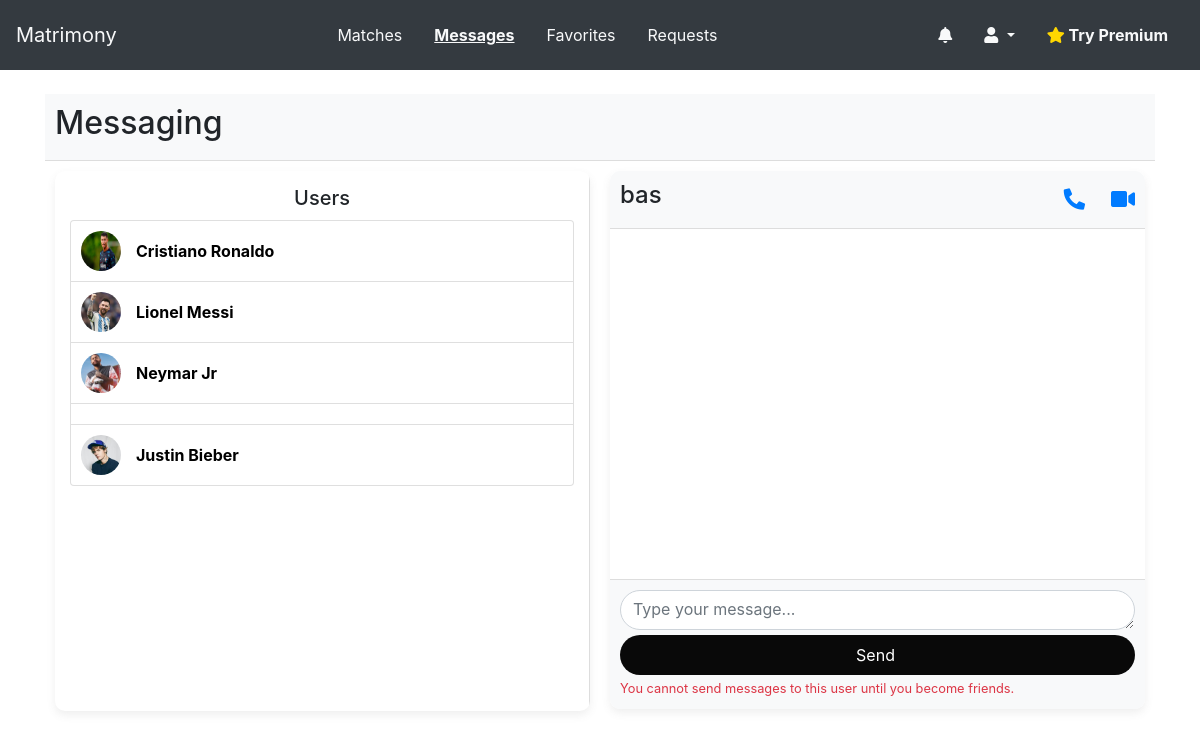
The page /chat/1/ (signed in) on the database its author committed.
### accounts/models.py (models this page shows, shortened)
class User(AbstractUser):
    GENDER_CHOICES = (('Male','Male'),('Female','Female'),('Other','Other'),)
    INTEREST_CHOICES = (('Male','Male'),('Female','Female'),('Other','Other'),)
    EXPERTISE_CHOICES = (('Beginner','Beginner'),('Intermediate','Intermediate'),('Expert','Expert'),)
    JOB_STATUS_CHOICES = (('Employee','Employee'),('Employer','Employer'),('JobSeeker','JobSeeker'),)
    phone_number =models.CharField(
        max_length=15,
        blank=True,
        verbose_name='Phone Number'
    )
    profile_photo = models.ImageField(
        upload_to='profile_photos/',
        blank=True,
        verbose_name='Profile photo'
    )
    date_of_birth = models.DateField(
        null=True,
        blank=True,
        verbose_name='Date Of Birth'
    )
    gender =models.CharField(
        max_length= 6,
        choices=GENDER_CHOICES,
        blank=True,
        verbose_name='Gender',
        default='Male'
    )
    friend = models.ManyToManyField('self', blank=True)
    hobbies = models.ForeignKey(Hobby,related_name='users',blank=True,null=True,on_delete=models.CASCADE)
    interest =models.CharField(max_length=6,choices=INTEREST_CHOICES,verbose_name='Interested In',blank=True,null=True,default='Male')
    smoking_habits = models.CharField(max_length=50, choices=[('yes', 'Yes'), ('no', 'No')], default='no',blank=True,null=True)
    drinking_habits = models.CharField(max_length=50, choices=[('yes', 'Yes'), ('no', 'No')], default='no',blank=True,null=True)
    qualification = models.CharField(max_length=255,blank=True,null=True)
    job_status = models.CharField(max_length=100,blank=True,verbose_name='Job Status',choices=JOB_STATUS_CHOICES)
    company_name = models.CharField(max_length=255, blank=True, null=True,verbose_name='Company Name')
    designation = models.CharField(max_length=100,blank=True,null=True,verbose_name='Designation')
    company_location = models.CharField(max_length=200,blank=True,null=True,verbose_name='Company Location')
    job_title = models.CharField(max_length=255, blank=True, null=True,verbose_name='Job Title')
    expertise_level = models.CharField(max_length=100,
        blank=True,
        verbose_name='Expertise Level',
        choices=EXPERTISE_CHOICES)
    about = models.TextField(max_length=1000,blank=True,null=True)
    facebook = models.URLField(max_length=100,blank=True,null=True)
    instagram = models.URLField(max_length=100,blank=True,null=True)
    snapchat = models.URLField(max_length=100,blank=True,null=True)
    groups = models.ManyToManyField(
        'auth.Group',
        related_name='custom_user_set',  # Change this to a unique name
        blank=True,
        help_text='The groups this user belongs to. A user will get all permissions granted to each of their groups.',
        related_query_name='custom_user',
    )
    user_permissions = models.ManyToManyField(
        'auth.Permission',
        related_name='custom_user_set',  # Change this to a unique name
        blank=True,
        help_text='Specific permissions for this user.',
        related_query_name='custom_user',
    )

### app/views.py (the view)
# urls.py: path('chat/<int:id>/', views.messaging_page, name='messaging_page'),
@login_required
def messaging_page(request, id=None):
    user_details = User.objects.get(id=id)
    try:
        if not request.user.usersubscription.active:
            return redirect('app:not_premium')  # Redirect to the subscription plans page
    except UserSubscription.DoesNotExist:
        return redirect('app:not_premium')
    users = User.objects.exclude(id=request.user.id)
    receiver = get_object_or_404(User, id=id) if id else None
    is_friend = request.user in user_details.friend.all()
    if request.user.gender == 'Male':
        users = users.filter(gender='Female')
    elif request.user.gender == 'Female':
        users = users.filter(gender='Male')
    return render(request, 'user/chat.html', {'users': users, 'user_id': id,'receiver': receiver,'is_friend':is_friend})

### templates/user/chat.html (shortened to what this page needs)
{% extends 'shared/base.html' %}
{% block content %}
{% load static%}
<!DOCTYPE html>
<html lang="en">
<head>
    <link rel="stylesheet" href="https://stackpath.bootstrapcdn.com/bootstrap/4.5.2/css/bootstrap.min.css">
    <link rel="stylesheet" href="https://cdnjs.cloudflare.com/ajax/libs/font-awesome/5.15.4/css/all.min.css" />
    <link rel="stylesheet" href="{% static 'assets/css/usercss/chat.css' %}">
</head>
<body>
    <div class="container mt-4">
        <div class="header">
            <h2 >Messaging {% if unread_messages %}<span class="badge badge-danger">New</span>{% endif %}</h2>
        </div>
        <div class="chat-container">
            <div class="container-box user-list-container">
                <div class="user-list">
                    <h5 class="align-items-center">Users</h5>
                    <ul class="list-group">
                        {% for user in users %}
                            <li class="list-group-item user-list-item {% if user.id == receiver.id %}active{% endif %}">
                                {% if user.profile_photo %}
                                <img src="{{ user.profile_photo.url }}" alt="{{ user.username }}'s profile picture">
                                {% endif %}
                                <a href="{% url 'app:messaging_page' user.id %}"><b>{{ user.first_name }} {{ user.last_name}}</b></a>
                            </li>
                        {% endfor %}
                    </ul>
                </div>
            </div>
            {% if user_id %}
            <div class="container-box message-section">
                <div class="message-header">
                    <h4>{{ receiver.first_name }} {{ receiver.last_name }}</h4>
                    <div class="call-icons">
                        <a href="#"><i class="fas fa-phone-alt fa-lg mr-3"></i></a>
                        <a href="#"><i class="fas fa-video fa-lg"></i></a>
                    </div>
                </div>
                <div class="message-list" id="chat-window">
                </div>
                <div class="message-form">
                    <form id="message-form">
                        <textarea id="message-input" class="form-control" rows="3" placeholder="Type your message..."></textarea>
                        <button type="submit" class="send-button" id="send-button"  {% if not is_friend %}disabled{% endif %}>
                            Send
                        </button>
                        {% if not is_friend %}
                        <small class="text-danger">You cannot send messages to this user until you become friends.</small>
                        {% endif %}
                    </form>
                </div>
            </div>
            {% endif %}
        </div>
    </div>
</body>
</html>
{% endblock content %}

### static/assets/css/usercss/chat.css (style rules this page uses)
.chat-container { display: flex; height: 70vh; }
.container-box { flex: 1; margin: 10px; box-shadow: 0 4px 8px rgba(97, 96, 96, 0.1); border-radius: 10px; overflow: hidden; }
.user-list-container { padding: 0; }
.user-list { border-right: 1px solid #ddd; overflow-y: auto; height: 100%; padding: 15px; }
.user-list h5 { margin-bottom: 10px; border-radius: 20px; text-align: center; }
.user-list-item { display: flex; align-items: center; padding: 10px; cursor: pointer; transition: background-color 0.3s ease; }
.user-list-item a { color: #000000; text-decoration: none; }
.user-list img { border-radius: 50%; width: 40px; height: 40px; margin-right: 15px; }
.message-section { display: flex; flex-direction: column; height: 96%; }
.message-header { display: flex; justify-content: space-between; align-items: center; padding: 10px; background-color: #f8f9fa; border-bottom: 1px solid #ddd; }
.message-list { flex-grow: 1; overflow-y: auto; padding: 10px; display: flex; flex-direction: column; }
.message-form { border-top: 1px solid #ddd; padding: 10px; background-color: #f8f9fa; }
.call-icons { display: flex; gap: 10px; color: #000000; }
.header { display: flex; justify-content: space-between; align-items: center; padding: 10px; background-color: #f8f9fa; border-bottom: 1px solid #ddd; }
.message-form textarea { flex-grow: 1; margin-right: 10px; height: 40px; float: left; border-radius: 20px; }
.send-button { background-color: #090909; color: #ffffff; border: none; border-radius: 20px; width: 100%; height: 40px; cursor: pointer; transition: background-color 0.3s ease; margin-right: 10px; padding-right: 10px; margin-top: 5px; float: left; }

### rows shown on the page
User: profile_photo (picture), first_name "Cristiano", last_name "Ronaldo"
User: profile_photo (picture), first_name "Lionel", last_name "Messi"
User: profile_photo (picture), first_name "Neymar", last_name "Jr"
User: profile_photo (picture), first_name "Justin", last_name "Bieber"
User: first_name "bas"
